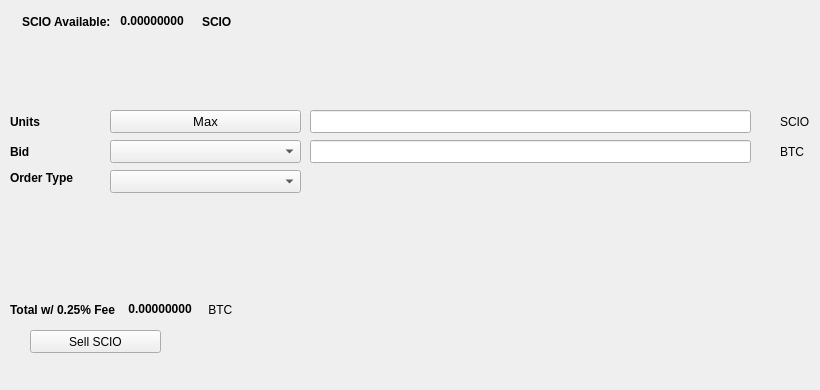
   <widget class="QWidget" name="SellTab">
    <attribute name="title">
     <string>Sell</string>
    </attribute>
    <widget class="QLabel" name="label_16">
     <property name="geometry">
      <rect>
       <x>780</x>
       <y>140</y>
       <width>31</width>
       <height>23</height>
      </rect>
     </property>
     <property name="text">
      <string>BTC</string>
     </property>
    </widget>
    <widget class="QComboBox" name="SellBidcomboBox">
     <property name="geometry">
      <rect>
       <x>110</x>
       <y>140</y>
       <width>191</width>
       <height>23</height>
      </rect>
     </property>
     <property name="font">
      <font>
       <pointsize>10</pointsize>
      </font>
     </property>
    </widget>
    <widget class="QLabel" name="label_18">
     <property name="geometry">
      <rect>
       <x>10</x>
       <y>110</y>
       <width>46</width>
       <height>23</height>
      </rect>
     </property>
     <property name="font">
      <font>
       <weight>75</weight>
       <bold>true</bold>
      </font>
     </property>
     <property name="text">
      <string>Units</string>
     </property>
    </widget>
    <widget class="QPushButton" name="Sell_Max_Amount">
     <property name="geometry">
      <rect>
       <x>110</x>
       <y>110</y>
       <width>191</width>
       <height>23</height>
      </rect>
     </property>
     <property name="font">
      <font>
       <pointsize>10</pointsize>
      </font>
     </property>
     <property name="text">
      <string>Max</string>
     </property>
    </widget>
    <widget class="QLabel" name="label_20">
     <property name="geometry">
      <rect>
       <x>10</x>
       <y>170</y>
       <width>91</width>
       <height>16</height>
      </rect>
     </property>
     <property name="font">
      <font>
       <weight>75</weight>
       <bold>true</bold>
      </font>
     </property>
     <property name="text">
      <string>Order Type</string>
     </property>
    </widget>
    <widget class="QComboBox" name="SellOrdertypeCombo">
     <property name="geometry">
      <rect>
       <x>110</x>
       <y>170</y>
       <width>191</width>
       <height>23</height>
      </rect>
     </property>
     <property name="font">
      <font>
       <pointsize>10</pointsize>
      </font>
     </property>
    </widget>
    <widget class="QLabel" name="label_21">
     <property name="geometry">
      <rect>
       <x>10</x>
       <y>140</y>
       <width>46</width>
       <height>23</height>
      </rect>
     </property>
     <property name="font">
      <font>
       <weight>75</weight>
       <bold>true</bold>
      </font>
     </property>
     <property name="text">
      <string>Bid</string>
     </property>
    </widget>
    <widget class="QLabel" name="label_22">
     <property name="geometry">
      <rect>
       <x>780</x>
       <y>110</y>
       <width>31</width>
       <height>23</height>
      </rect>
     </property>
     <property name="text">
      <string>SCIO</string>
     </property>
    </widget>
    <widget class="QLineEdit" name="UnitsInputSCIO">
     <property name="geometry">
      <rect>
       <x>310</x>
       <y>110</y>
       <width>441</width>
       <height>23</height>
      </rect>
     </property>
     <property name="font">
      <font>
       <pointsize>9</pointsize>
       <weight>75</weight>
       <bold>true</bold>
      </font>
     </property>
    </widget>
    <widget class="QLineEdit" name="SellBidPriceEdit">
     <property name="geometry">
      <rect>
       <x>310</x>
       <y>140</y>
       <width>441</width>
       <height>23</height>
      </rect>
     </property>
     <property name="font">
      <font>
       <pointsize>9</pointsize>
       <weight>75</weight>
       <bold>true</bold>
      </font>
     </property>
    </widget>
    <widget class="QPushButton" name="SellSCIOBTN">
     <property name="geometry">
      <rect>
       <x>30</x>
       <y>330</y>
       <width>131</width>
       <height>23</height>
      </rect>
     </property>
     <property name="text">
      <string>Sell SCIO</string>
     </property>
     <property name="icon">
      <iconset resource="../scio">
       <normaloff>:/icons/bitcoin</normaloff>:/icons/bitcoin</iconset>
     </property>
    </widget>
    <widget class="QWidget" name="layoutWidget3">
     <property name="geometry">
      <rect>
       <x>22</x>
       <y>12</y>
       <width>258</width>
       <height>19</height>
      </rect>
     </property>
     <layout class="QHBoxLayout" name="horizontalLayout">
      <item>
       <widget class="QLabel" name="label232_2">
        <property name="font">
         <font>
          <weight>75</weight>
          <bold>true</bold>
         </font>
        </property>
        <property name="text">
         <string>SCIO Available:</string>
        </property>
       </widget>
      </item>
      <item>
       <widget class="QLabel" name="SCIOAvailableLabel">
        <property name="palette">
         <palette>
          <active>
           <colorrole role="WindowText">
            <brush brushstyle="SolidPattern">
             <color alpha="255">
              <red>0</red>
              <green>0</green>
              <blue>0</blue>
             </color>
            </brush>
           </colorrole>
           <colorrole role="Button">
            <brush brushstyle="SolidPattern">
             <color alpha="255">
              <red>0</red>
              <green>170</green>
              <blue>0</blue>
             </color>
            </brush>
           </colorrole>
           <colorrole role="Light">
            <brush brushstyle="SolidPattern">
             <color alpha="255">
              <red>0</red>
              <green>255</green>
              <blue>0</blue>
             </color>
            </brush>
           </colorrole>
           <colorrole role="Midlight">
            <brush brushstyle="SolidPattern">
             <color alpha="255">
              <red>0</red>
              <green>212</green>
              <blue>0</blue>
             </color>
            </brush>
           </colorrole>
           <colorrole role="Dark">
            <brush brushstyle="SolidPattern">
             <color alpha="255">
              <red>0</red>
              <green>85</green>
              <blue>0</blue>
             </color>
            </brush>
           </colorrole>
           <colorrole role="Mid">
            <brush brushstyle="SolidPattern">
             <color alpha="255">
              <red>0</red>
              <green>113</green>
              <blue>0</blue>
             </color>
            </brush>
           </colorrole>
           <colorrole role="Text">
            <brush brushstyle="SolidPattern">
             <color alpha="255">
              <red>0</red>
              <green>170</green>
              <blue>0</blue>
             </color>
            </brush>
           </colorrole>
           <colorrole role="BrightText">
            <brush brushstyle="SolidPattern">
             <color alpha="255">
              <red>255</red>
              <green>255</green>
              <blue>255</blue>
             </color>
            </brush>
           </colorrole>
           <colorrole role="ButtonText">
            <brush brushstyle="SolidPattern">
             <color alpha="255">
              <red>0</red>
              <green>0</green>
              <blue>0</blue>
             </color>
            </brush>
           </colorrole>
           <colorrole role="Base">
            <brush brushstyle="SolidPattern">
             <color alpha="255">
              <red>255</red>
              <green>255</green>
              <blue>255</blue>
             </color>
            </brush>
           </colorrole>
           <colorrole role="Window">
            <brush brushstyle="SolidPattern">
             <color alpha="255">
              <red>0</red>
              <green>170</green>
              <blue>0</blue>
             </color>
            </brush>
           </colorrole>
           <colorrole role="Shadow">
            <brush brushstyle="SolidPattern">
             <color alpha="255">
              <red>0</red>
              <green>0</green>
              <blue>0</blue>
             </color>
            </brush>
           </colorrole>
           <colorrole role="AlternateBase">
            <brush brushstyle="SolidPattern">
             <color alpha="255">
              <red>127</red>
              <green>212</green>
              <blue>127</blue>
             </color>
            </brush>
           </colorrole>
           <colorrole role="ToolTipBase">
            <brush brushstyle="SolidPattern">
             <color alpha="255">
              <red>255</red>
              <green>255</green>
              <blue>220</blue>
             </color>
            </brush>
           </colorrole>
           <colorrole role="ToolTipText">
            <brush brushstyle="SolidPattern">
             <color alpha="255">
              <red>0</red>
              <green>0</green>
              <blue>0</blue>
             </color>
            </brush>
           </colorrole>
          </active>
          <inactive>
           <colorrole role="WindowText">
            <brush brushstyle="SolidPattern">
             <color alpha="255">
              <red>0</red>
              <green>0</green>
              <blue>0</blue>
             </color>
            </brush>
           </colorrole>
           <colorrole role="Button">
            <brush brushstyle="SolidPattern">
             <color alpha="255">
              <red>0</red>
              <green>170</green>
              <blue>0</blue>
             </color>
            </brush>
           </colorrole>
           <colorrole role="Light">
            <brush brushstyle="SolidPattern">
             <color alpha="255">
              <red>0</red>
              <green>255</green>
              <blue>0</blue>
             </color>
            </brush>
           </colorrole>
           <colorrole role="Midlight">
            <brush brushstyle="SolidPattern">
             <color alpha="255">
              <red>0</red>
              <green>212</green>
              <blue>0</blue>
             </color>
            </brush>
           </colorrole>
           <colorrole role="Dark">
            <brush brushstyle="SolidPattern">
             <color alpha="255">
              <red>0</red>
              <green>85</green>
              <blue>0</blue>
             </color>
            </brush>
           </colorrole>
           <colorrole role="Mid">
            <brush brushstyle="SolidPattern">
             <color alpha="255">
              <red>0</red>
              <green>113</green>
              <blue>0</blue>
             </color>
            </brush>
           </colorrole>
           <colorrole role="Text">
            <brush brushstyle="SolidPattern">
             <color alpha="255">
              <red>0</red>
              <green>170</green>
              <blue>0</blue>
             </color>
            </brush>
           </colorrole>
           <colorrole role="BrightText">
            <brush brushstyle="SolidPattern">
             <color alpha="255">
              <red>255</red>
              <green>255</green>
              <blue>255</blue>
             </color>
            </brush>
           </colorrole>
           <colorrole role="ButtonText">
            <brush brushstyle="SolidPattern">
             <color alpha="255">
              <red>0</red>
              <green>0</green>
              <blue>0</blue>
             </color>
            </brush>
           </colorrole>
           <colorrole role="Base">
            <brush brushstyle="SolidPattern">
             <color alpha="255">
              <red>255</red>
              <green>255</green>
              <blue>255</blue>
             </color>
            </brush>
           </colorrole>
           <colorrole role="Window">
            <brush brushstyle="SolidPattern">
             <color alpha="255">
              <red>0</red>
              <green>170</green>
              <blue>0</blue>
             </color>
            </brush>
           </colorrole>
           <colorrole role="Shadow">
            <brush brushstyle="SolidPattern">
             <color alpha="255">
              <red>0</red>
              <green>0</green>
              <blue>0</blue>
             </color>
            </brush>
           </colorrole>
           <colorrole role="AlternateBase">
            <brush brushstyle="SolidPattern">
             <color alpha="255">
              <red>127</red>
              <green>212</green>
              <blue>127</blue>
             </color>
            </brush>
           </colorrole>
           <colorrole role="ToolTipBase">
            <brush brushstyle="SolidPattern">
             <color alpha="255">
              <red>255</red>
              <green>255</green>
              <blue>220</blue>
             </color>
            </brush>
           </colorrole>
           <colorrole role="ToolTipText">
            <brush brushstyle="SolidPattern">
             <color alpha="255">
              <red>0</red>
              <green>0</green>
              <blue>0</blue>
             </color>
            </brush>
           </colorrole>
          </inactive>
          <disabled>
           <colorrole role="WindowText">
            <brush brushstyle="SolidPattern">
             <color alpha="255">
              <red>0</red>
              <green>85</green>
              <blue>0</blue>
             </color>
            </brush>
           </colorrole>
           <colorrole role="Button">
            <brush brushstyle="SolidPattern">
             <color alpha="255">
              <red>0</red>
              <green>170</green>
              <blue>0</blue>
             </color>
            </brush>
           </colorrole>
           <colorrole role="Light">
            <brush brushstyle="SolidPattern">
             <color alpha="255">
              <red>0</red>
              <green>255</green>
              <blue>0</blue>
             </color>
            </brush>
           </colorrole>
           <colorrole role="Midlight">
            <brush brushstyle="SolidPattern">
             <color alpha="255">
              <red>0</red>
              <green>212</green>
              <blue>0</blue>
             </color>
            </brush>
           </colorrole>
           <colorrole role="Dark">
            <brush brushstyle="SolidPattern">
             <color alpha="255">
              <red>0</red>
              <green>85</green>
              <blue>0</blue>
             </color>
            </brush>
           </colorrole>
           <colorrole role="Mid">
            <brush brushstyle="SolidPattern">
             <color alpha="255">
              <red>0</red>
              <green>113</green>
              <blue>0</blue>
             </color>
            </brush>
           </colorrole>
           <colorrole role="Text">
            <brush brushstyle="SolidPattern">
             <color alpha="255">
              <red>0</red>
              <green>85</green>
              <blue>0</blue>
             </color>
            </brush>
           </colorrole>
           <colorrole role="BrightText">
            <brush brushstyle="SolidPattern">
             <color alpha="255">
              <red>255</red>
              <green>255</green>
              <blue>255</blue>
             </color>
            </brush>
           </colorrole>
           <colorrole role="ButtonText">
            <brush brushstyle="SolidPattern">
             <color alpha="255">
              <red>0</red>
              <green>85</green>
              <blue>0</blue>
             </color>
            </brush>
           </colorrole>
           <colorrole role="Base">
            <brush brushstyle="SolidPattern">
             <color alpha="255">
              <red>0</red>
              <green>170</green>
              <blue>0</blue>
             </color>
            </brush>
           </colorrole>
           <colorrole role="Window">
            <brush brushstyle="SolidPattern">
             <color alpha="255">
              <red>0</red>
              <green>170</green>
              <blue>0</blue>
             </color>
            </brush>
           </colorrole>
           <colorrole role="Shadow">
            <brush brushstyle="SolidPattern">
             <color alpha="255">
              <red>0</red>
              <green>0</green>
              <blue>0</blue>
             </color>
            </brush>
           </colorrole>
           <colorrole role="AlternateBase">
            <brush brushstyle="SolidPattern">
             <color alpha="255">
              <red>0</red>
              <green>170</green>
              <blue>0</blue>
             </color>
            </brush>
           </colorrole>
           <colorrole role="ToolTipBase">
            <brush brushstyle="SolidPattern">
             <color alpha="255">
              <red>255</red>
              <green>255</green>
              <blue>220</blue>
             </color>
            </brush>
           </colorrole>
           <colorrole role="ToolTipText">
            <brush brushstyle="SolidPattern">
             <color alpha="255">
              <red>0</red>
              <green>0</green>
              <blue>0</blue>
             </color>
            </brush>
           </colorrole>
          </disabled>
         </palette>
        </property>
        <property name="font">
         <font>
          <weight>75</weight>
          <bold>true</bold>
         </font>
        </property>
        <property name="text">
         <string> 0.00000000 </string>
        </property>
        <property name="textInteractionFlags">
         <set>Qt::LinksAccessibleByMouse|Qt::TextSelectableByKeyboard|Qt::TextSelectableByMouse</set>
        </property>
       </widget>
      </item>
      <item>
       <widget class="QLabel" name="labelSCIO">
        <property name="font">
         <font>
          <weight>75</weight>
          <bold>true</bold>
         </font>
        </property>
        <property name="text">
         <string>SCIO</string>
        </property>
       </widget>
      </item>
     </layout>
    </widget>
    <widget class="QWidget" name="layoutWidget">
     <property name="geometry">
      <rect>
       <x>10</x>
       <y>300</y>
       <width>268</width>
       <height>19</height>
      </rect>
     </property>
     <layout class="QHBoxLayout" name="horizontalLayout_2">
      <item>
       <widget class="QLabel" name="label_19">
        <property name="font">
         <font>
          <weight>75</weight>
          <bold>true</bold>
         </font>
        </property>
        <property name="text">
         <string>Total w/ 0.25% Fee </string>
        </property>
       </widget>
      </item>
      <item>
       <widget class="QLabel" name="SellCostLabel">
        <property name="palette">
         <palette>
          <active>
           <colorrole role="WindowText">
            <brush brushstyle="SolidPattern">
             <color alpha="255">
              <red>0</red>
              <green>0</green>
              <blue>0</blue>
             </color>
            </brush>
           </colorrole>
           <colorrole role="Button">
            <brush brushstyle="SolidPattern">
             <color alpha="255">
              <red>0</red>
              <green>170</green>
              <blue>0</blue>
             </color>
            </brush>
           </colorrole>
           <colorrole role="Light">
            <brush brushstyle="SolidPattern">
             <color alpha="255">
              <red>0</red>
              <green>255</green>
              <blue>0</blue>
             </color>
            </brush>
           </colorrole>
           <colorrole role="Midlight">
            <brush brushstyle="SolidPattern">
             <color alpha="255">
              <red>0</red>
              <green>212</green>
              <blue>0</blue>
             </color>
            </brush>
           </colorrole>
           <colorrole role="Dark">
            <brush brushstyle="SolidPattern">
             <color alpha="255">
              <red>0</red>
              <green>85</green>
              <blue>0</blue>
             </color>
            </brush>
           </colorrole>
           <colorrole role="Mid">
            <brush brushstyle="SolidPattern">
             <color alpha="255">
              <red>0</red>
              <green>113</green>
              <blue>0</blue>
             </color>
            </brush>
           </colorrole>
           <colorrole role="Text">
            <brush brushstyle="SolidPattern">
             <color alpha="255">
              <red>0</red>
              <green>170</green>
              <blue>0</blue>
             </color>
            </brush>
           </colorrole>
           <colorrole role="BrightText">
            <brush brushstyle="SolidPattern">
             <color alpha="255">
              <red>255</red>
              <green>255</green>
              <blue>255</blue>
             </color>
            </brush>
           </colorrole>
           <colorrole role="ButtonText">
            <brush brushstyle="SolidPattern">
             <color alpha="255">
              <red>0</red>
              <green>0</green>
              <blue>0</blue>
             </color>
            </brush>
           </colorrole>
           <colorrole role="Base">
            <brush brushstyle="SolidPattern">
             <color alpha="255">
              <red>255</red>
              <green>255</green>
              <blue>255</blue>
             </color>
            </brush>
           </colorrole>
           <colorrole role="Window">
            <brush brushstyle="SolidPattern">
             <color alpha="255">
              <red>0</red>
              <green>170</green>
              <blue>0</blue>
             </color>
            </brush>
           </colorrole>
           <colorrole role="Shadow">
            <brush brushstyle="SolidPattern">
             <color alpha="255">
              <red>0</red>
              <green>0</green>
              <blue>0</blue>
             </color>
            </brush>
           </colorrole>
           <colorrole role="AlternateBase">
            <brush brushstyle="SolidPattern">
             <color alpha="255">
              <red>127</red>
              <green>212</green>
              <blue>127</blue>
             </color>
            </brush>
           </colorrole>
           <colorrole role="ToolTipBase">
            <brush brushstyle="SolidPattern">
             <color alpha="255">
              <red>255</red>
              <green>255</green>
              <blue>220</blue>
             </color>
            </brush>
           </colorrole>
           <colorrole role="ToolTipText">
            <brush brushstyle="SolidPattern">
             <color alpha="255">
              <red>0</red>
              <green>0</green>
              <blue>0</blue>
             </color>
            </brush>
           </colorrole>
          </active>
          <inactive>
           <colorrole role="WindowText">
            <brush brushstyle="SolidPattern">
             <color alpha="255">
              <red>0</red>
              <green>0</green>
              <blue>0</blue>
             </color>
            </brush>
           </colorrole>
           <colorrole role="Button">
            <brush brushstyle="SolidPattern">
             <color alpha="255">
              <red>0</red>
              <green>170</green>
              <blue>0</blue>
             </color>
            </brush>
           </colorrole>
           <colorrole role="Light">
            <brush brushstyle="SolidPattern">
             <color alpha="255">
              <red>0</red>
              <green>255</green>
              <blue>0</blue>
             </color>
            </brush>
           </colorrole>
           <colorrole role="Midlight">
            <brush brushstyle="SolidPattern">
             <color alpha="255">
              <red>0</red>
              <green>212</green>
              <blue>0</blue>
             </color>
            </brush>
           </colorrole>
           <colorrole role="Dark">
            <brush brushstyle="SolidPattern">
             <color alpha="255">
              <red>0</red>
              <green>85</green>
              <blue>0</blue>
             </color>
            </brush>
           </colorrole>
           <colorrole role="Mid">
            <brush brushstyle="SolidPattern">
             <color alpha="255">
              <red>0</red>
              <green>113</green>
              <blue>0</blue>
             </color>
            </brush>
           </colorrole>
           <colorrole role="Text">
            <brush brushstyle="SolidPattern">
             <color alpha="255">
              <red>0</red>
              <green>170</green>
              <blue>0</blue>
             </color>
            </brush>
           </colorrole>
           <colorrole role="BrightText">
            <brush brushstyle="SolidPattern">
             <color alpha="255">
              <red>255</red>
              <green>255</green>
              <blue>255</blue>
             </color>
            </brush>
           </colorrole>
           <colorrole role="ButtonText">
            <brush brushstyle="SolidPattern">
             <color alpha="255">
              <red>0</red>
              <green>0</green>
              <blue>0</blue>
             </color>
            </brush>
           </colorrole>
           <colorrole role="Base">
            <brush brushstyle="SolidPattern">
             <color alpha="255">
              <red>255</red>
              <green>255</green>
              <blue>255</blue>
             </color>
            </brush>
           </colorrole>
           <colorrole role="Window">
            <brush brushstyle="SolidPattern">
             <color alpha="255">
              <red>0</red>
              <green>170</green>
              <blue>0</blue>
             </color>
            </brush>
           </colorrole>
           <colorrole role="Shadow">
            <brush brushstyle="SolidPattern">
             <color alpha="255">
              <red>0</red>
              <green>0</green>
              <blue>0</blue>
             </color>
            </brush>
           </colorrole>
           <colorrole role="AlternateBase">
            <brush brushstyle="SolidPattern">
             <color alpha="255">
              <red>127</red>
              <green>212</green>
              <blue>127</blue>
             </color>
            </brush>
           </colorrole>
           <colorrole role="ToolTipBase">
            <brush brushstyle="SolidPattern">
             <color alpha="255">
              <red>255</red>
              <green>255</green>
              <blue>220</blue>
             </color>
            </brush>
           </colorrole>
           <colorrole role="ToolTipText">
            <brush brushstyle="SolidPattern">
             <color alpha="255">
              <red>0</red>
              <green>0</green>
              <blue>0</blue>
             </color>
            </brush>
           </colorrole>
          </inactive>
          <disabled>
           <colorrole role="WindowText">
            <brush brushstyle="SolidPattern">
             <color alpha="255">
              <red>0</red>
              <green>85</green>
              <blue>0</blue>
             </color>
            </brush>
           </colorrole>
           <colorrole role="Button">
            <brush brushstyle="SolidPattern">
             <color alpha="255">
              <red>0</red>
              <green>170</green>
              <blue>0</blue>
             </color>
            </brush>
           </colorrole>
           <colorrole role="Light">
            <brush brushstyle="SolidPattern">
             <color alpha="255">
              <red>0</red>
              <green>255</green>
              <blue>0</blue>
             </color>
            </brush>
           </colorrole>
           <colorrole role="Midlight">
            <brush brushstyle="SolidPattern">
             <color alpha="255">
              <red>0</red>
              <green>212</green>
              <blue>0</blue>
             </color>
            </brush>
           </colorrole>
           <colorrole role="Dark">
            <brush brushstyle="SolidPattern">
             <color alpha="255">
              <red>0</red>
              <green>85</green>
              <blue>0</blue>
             </color>
            </brush>
           </colorrole>
           <colorrole role="Mid">
            <brush brushstyle="SolidPattern">
             <color alpha="255">
              <red>0</red>
              <green>113</green>
              <blue>0</blue>
             </color>
            </brush>
           </colorrole>
           <colorrole role="Text">
            <brush brushstyle="SolidPattern">
             <color alpha="255">
              <red>0</red>
              <green>85</green>
              <blue>0</blue>
             </color>
            </brush>
           </colorrole>
           <colorrole role="BrightText">
            <brush brushstyle="SolidPattern">
             <color alpha="255">
              <red>255</red>
              <green>255</green>
              <blue>255</blue>
             </color>
            </brush>
           </colorrole>
           <colorrole role="ButtonText">
            <brush brushstyle="SolidPattern">
             <color alpha="255">
              <red>0</red>
              <green>85</green>
              <blue>0</blue>
             </color>
            </brush>
           </colorrole>
           <colorrole role="Base">
            <brush brushstyle="SolidPattern">
             <color alpha="255">
              <red>0</red>
              <green>170</green>
              <blue>0</blue>
             </color>
            </brush>
           </colorrole>
           <colorrole role="Window">
            <brush brushstyle="SolidPattern">
             <color alpha="255">
              <red>0</red>
              <green>170</green>
              <blue>0</blue>
             </color>
            </brush>
           </colorrole>
           <colorrole role="Shadow">
            <brush brushstyle="SolidPattern">
             <color alpha="255">
              <red>0</red>
              <green>0</green>
              <blue>0</blue>
             </color>
            </brush>
           </colorrole>
           <colorrole role="AlternateBase">
            <brush brushstyle="SolidPattern">
             <color alpha="255">
              <red>0</red>
              <green>170</green>
              <blue>0</blue>
             </color>
            </brush>
           </colorrole>
           <colorrole role="ToolTipBase">
            <brush brushstyle="SolidPattern">
             <color alpha="255">
              <red>255</red>
              <green>255</green>
              <blue>220</blue>
             </color>
            </brush>
           </colorrole>
           <colorrole role="ToolTipText">
            <brush brushstyle="SolidPattern">
             <color alpha="255">
              <red>0</red>
              <green>0</green>
              <blue>0</blue>
             </color>
            </brush>
           </colorrole>
          </disabled>
         </palette>
        </property>
        <property name="font">
         <font>
          <weight>75</weight>
          <bold>true</bold>
         </font>
        </property>
        <property name="autoFillBackground">
         <bool>false</bool>
        </property>
        <property name="text">
         <string> 0.00000000</string>
        </property>
        <property name="textInteractionFlags">
         <set>Qt::LinksAccessibleByMouse|Qt::TextSelectableByMouse</set>
        </property>
       </widget>
      </item>
      <item>
       <widget class="QLabel" name="label_17">
        <property name="font">
         <font>
          <weight>50</weight>
          <bold>false</bold>
         </font>
        </property>
        <property name="text">
         <string> BTC</string>
        </property>
       </widget>
      </item>
     </layout>
    </widget>
    <widget class="QLabel" name="label_23">
     <property name="geometry">
      <rect>
       <x>460</x>
       <y>300</y>
       <width>281</width>
       <height>81</height>
      </rect>
     </property>
     <property name="text">
      <string/>
     </property>
     <property name="pixmap">
      <pixmap>:/images/bittrex</pixmap>
     </property>
    </widget>
   </widget>
